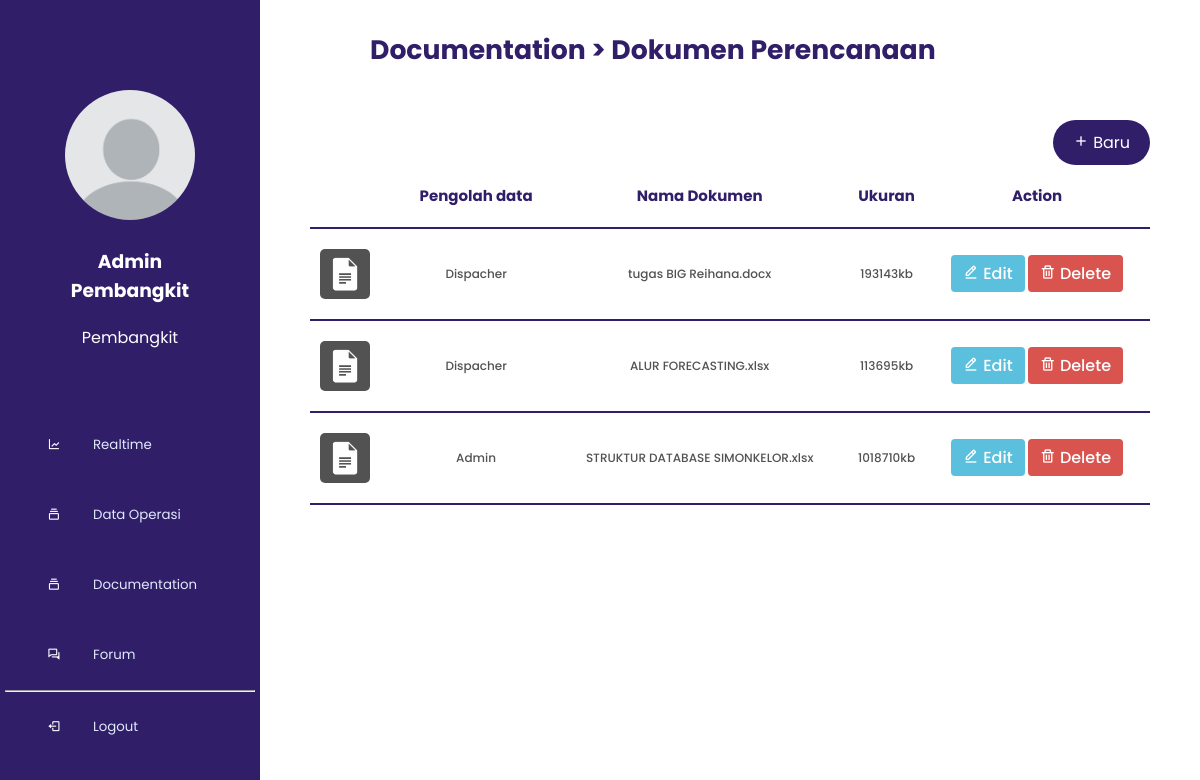
The page /index.php?p=perencanaan (signed in) on the database its author committed.
### tables this page shows
CREATE TABLE `users` (
  `user_id` bigint(20) UNSIGNED NOT NULL,
  `nama_user` varchar(255) NOT NULL,
  `nip` char(25) NOT NULL,
  `instansi` varchar(255) NOT NULL,
  `role` enum('Super Admin','Admin Dispacher','Admin Pembangkit','Pegawai') NOT NULL,
  `email` varchar(255) NOT NULL,
  `password` varchar(255) NOT NULL,
  `gambar` text NOT NULL,
  `path` varchar(200) DEFAULT NULL,
  `created_at` timestamp NULL DEFAULT current_timestamp(),
  `updated_at` timestamp NULL DEFAULT current_timestamp()
);

CREATE TABLE `documentations` (
  `id_dokumen` bigint(20) UNSIGNED NOT NULL,
  `id_user` int(11) NOT NULL,
  `nama_dokumen` varchar(255) NOT NULL,
  `jenis_dokumen` enum('perencanaan','evaluasi','profil_kelistrikan','sop_pengoperasian','singel_line_diagram') NOT NULL,
  `size_dokumen` bigint(20) NOT NULL,
  `path` varchar(250) NOT NULL
);

### admin/documentation/perencanaan.php (the view, shortened to what this page needs)
<?php
if (isset($_SESSION['nama'])) {
?>
    <div class="header header-documentation">
        <a href="index.php?p=documentation">Documentation > Dokumen Perencanaan</a>
    </div>
    <div class="page-dokumen">
        <?php
        if ($_SESSION['role'] == 'Pegawai') {
        ?>
        <?php
        } else {
        ?>
            <div class="header-dokumen">
                <a href="index.php?p=form_add_documentation" class="button-add"><i class='bx bx-plus'></i> Baru</a>
            </div>
        <?php
        }
        ?>
        <div class="content-dokumen">
            <table class="table-dokumen">
                <thead>
                    <tr>
                        <th></th>
                        <th>Pengolah data</th>
                        <th>Nama Dokumen</th>
                        <th>Ukuran</th>
                        <th>Action</th>
                    </tr>
                </thead>
                <tbody>
                    <?php
                    $query = mysqli_query($koneksi, "SELECT documentations.*, nama_user FROM documentations
                JOIN users ON documentations.id_user = users.user_id
                WHERE documentations.jenis_dokumen = 'perencanaan'
                ORDER BY documentations.id_dokumen DESC
                ");
                    $cek_data = mysqli_num_rows($query);
                    if ($cek_data > 0) {
                        while ($data = mysqli_fetch_assoc($query)) {
                    ?>
                            <tr>
                                <td>
                                    <div class="box-logo-file-user">
                                        <img src="assets/img/icon_dokumen.png" alt="">
                                    </div>
                                </td>
                                <td><?php echo $data['nama_user'] ?></td>
                                <td><?php echo $data['nama_dokumen'] ?></td>
                                <td><?php echo $data['size_dokumen'] ?>kb</td>
                                <?php
                                if ($_SESSION['role'] == 'Pegawai') {
                                ?>
                                    <td>
                                        <a class="btn-action btn-unduh" href="index.php?p=dowload_file_documentation&id=<?php echo $data['id_dokumen'] ?>"> <i class='bx bxs-download'></i> <span>Download</span></a>
                                    </td>
                                <?php
                                } else {
                                ?>
                                    <td>
                                        <a class="btn-action btn-edit" href="index.php?p=form_update_documentation&id=<?php echo $data['id_dokumen'] ?>"> <i class='bx bx-edit-alt'></i> <span>Edit</span></a>
                                        <a class="btn-action btn-delete" onclick="return confirm('Apakah Anda yakin ingin menghapus data ini?')" href="index.php?p=documentation_delete&id=<?php echo $data['id_dokumen'] ?>"> <i class='bx bx-trash'></i><span> Delete</span></a>
                                    </td>
                                <?php
                                }
                                ?>
                            </tr>
                        <?php
                        }
                    }
                    ?>
                </tbody>
            </table>
        </div>
    </div>
<?php
} else {
    echo '<script>alert("Mohon maaf untuk membuka halaman ini Anda harus login dahulu")</script>';
    echo '<script>window.location.href = "Login.php";</script>';
}
?>

### sidebar_navlink/pembangkit.php
<ul class="nav-links">
  <a href="index.php?p=profile">
    <?php
    $query = mysqli_query($koneksi, "SELECT * FROM users WHERE user_id =" . $_SESSION['user_id']);
    while ($data = mysqli_fetch_assoc($query)) {
    ?>
      <div class="box-profile">
        <img src="assets/img/foto_profil/<?php echo $data['gambar'] ?>" alt="">
        <h3><?php echo $data['role'] ?></h3>
        <p><?php echo $data['nama_user'] ?></p>
      </div>
    <?php
    }
    ?>
  </a>
  <li>
    <a href="index.php?p=realtime">
      <i class='bx bx-line-chart'></i>
      <span class="link_name">Realtime</span>
    </a>
  </li>
  <li>
    <a href="index.php?p=data_operasi">
      <i class='bx bx-collection'></i>
      <span class="link_name">Data Operasi</span>
    </a>
  </li>
  <li>
    <a href="index.php?p=documentation">
      <i class='bx bx-collection'></i>
      <span class="link_name">Documentation</span>
    </a>
  </li>
  <li>
    <a href="index.php?p=forum">
      <i class='bx bx-conversation'></i>
      <span class="link_name">Forum</span>
    </a>
  </li>
  <hr>
  <li>
    <a href="logout.php">
      <i class='bx bx-log-out'></i>
      <span class="link_name">Logout</span>
    </a>
  </li>
</ul>

### assets/css/styles.css (style rules this page uses)
* { margin: 0; padding: 0; box-sizing: border-box; font-family: 'Poppins'; }
.sidebar .nav-links { height: 100%; padding: 30px 0 150px 0; overflow: auto; }
.sidebar .nav-links li { position: relative; list-style: none; transition: all 0.4s ease; }
.sidebar .nav-links li i { height: 50px; min-width: 78px; text-align: center; line-height: 50px; color: #fff; font-size: 10pt; cursor: pointer; transition: all 0.3s ease; }
.sidebar .nav-links li a { display: flex; align-items: center; text-decoration: none; }
.sidebar .nav-links li a .link_name { font-size: 10pt; font-weight: 400; color: #e1e9fc; transition: all 0.4s ease; }
.box-profile { width: 250px; display: block; padding: 25px; text-align: center; }
.box-profile img { width: 150px; padding: 10px; border-radius: 50%; }
.box-profile h3, .box-profile p { display: block; width: 200px; padding: 10px; color: #fff; }
.header { display: flex; justify-content: space-between; align-items: center; padding: 50px 0px; }
.header a { color: #311e69; font-size: 20pt; font-weight: bold; margin-left: 50px; }
.btn-action { padding: 7px 12px; border-radius: 4px; }
.btn-delete { background-color: #D9534F; color: #fff; }
.btn-edit { background-color: #5BC0DE; color: #fff; }

### assets/css/forum.css (style rules this page uses)
.button-add { background-color:#311e69; border-radius: 50px; color: white; padding: 10px 20px; border: none; cursor: pointer; font-size: 12pt; text-decoration: none; }
.menu-list li, a { padding: 10px; text-decoration: none; list-style: none; color: #311e69; font-size: 12pt; }

### assets/css/documentation.css (style rules this page uses)
.header-documentation, .page-dokumen { padding: 20px 50px; }
.header-dokumen { width: 100%; display: flex; justify-content: end; }
.table-dokumen { border-collapse: collapse; width: 100%; }
.table-dokumen thead tr th, .table-dokumen tbody tr td { text-align: center; padding: 8px; }
.table-dokumen thead tr th { padding: 20px 0px; font-weight: 700; font-size: 15px; line-height: 22px; color: #311E69; border-bottom: 2px solid #311E69; }
.table-dokumen tbody tr td { padding: 20px 0px; border-bottom: 2px solid #311E69; font-weight: 500; font-size: 12px; line-height: 18px; color: #525252; }

### assets/css/user.css (style rules this page uses)
.box-logo-file-user { background-color: #525252; border-radius: 10%; width: 50px; height: 50px; overflow: hidden; margin: 0px 10px; }
.box-logo-file-user img { width: 100%; height: 100%; object-fit: cover; }

### rows shown on the page
users: gambar (placeholder picture), role "Admin Pembangkit", nama_user "Pembangkit"
documentations: id_user.nama_user "Dispacher", nama_dokumen "tugas BIG Reihana.docx", size_dokumen "193143"
documentations: id_user.nama_user "Dispacher", nama_dokumen "ALUR FORECASTING.xlsx", size_dokumen "113695"
documentations: id_user.nama_user "Admin", nama_dokumen "STRUKTUR DATABASE SIMONKELOR.xlsx", size_dokumen "1018710"
